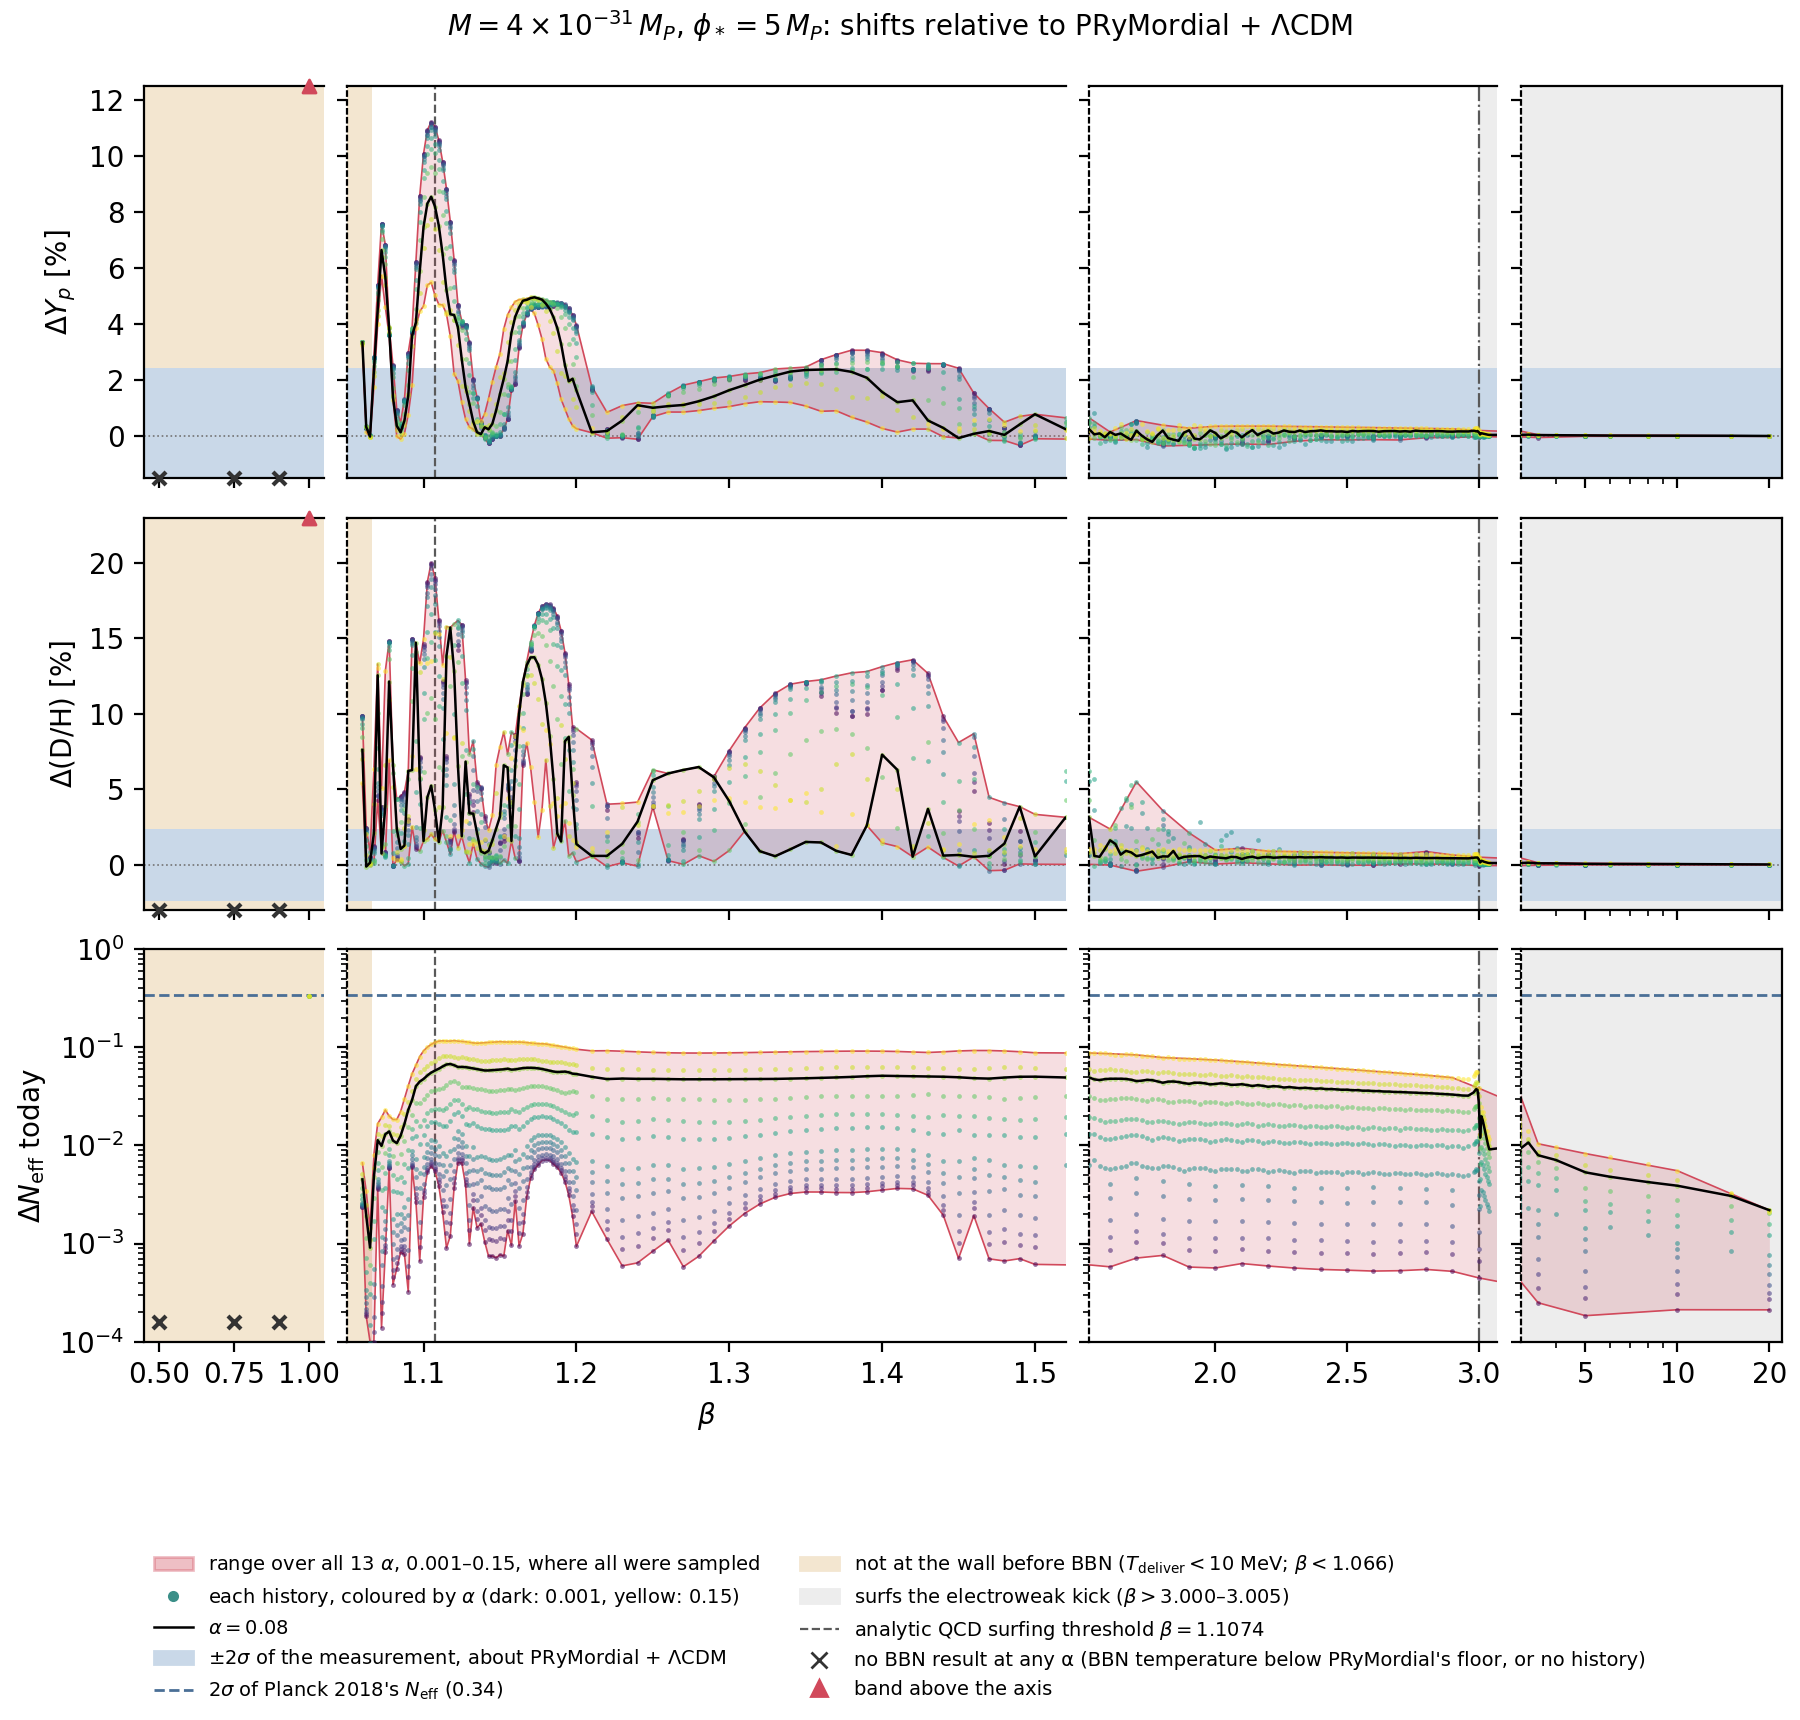

Reproduce this figure in Python.
"""
Figure 6 of the 2026.8.0 science run: the shifts in Y_p and D/H, and Delta N_eff, against beta at the
laboratory mass M = 4e-31 M_P, with a band spanning every sampled alpha.

    ./venv/bin/python science-runs/2026-11-01-science-2026.8.0/fig6/fig6.py

Reads only inputs/histories.csv beside this file (a copy of plot_by_beta.py's output on the main
store) and ../registry/stores/science-2026.8.0.manifest.json (the store's fingerprint). Writes
fig6.pdf, fig6.png and fig6.provenance.json beside this file. Needs no Ray and no store.

The shifts are relative to PRyMordial + LambdaCDM: PRyMordial with rho_NP = 0, at the same version,
flags and small network as each history's BBN (ComputeTargets.BBNData.compute_SM_baseline). The
tests are differential and two-sided (the user's ruling of 2026-11-01): a history's shift
relative to that baseline must lie within twice the
measurement's relative 1-sigma precision, |dY_p| <= 2 x 0.003/0.245 (PDG 2024) and
|d(D/H)| <= 2 x 0.030/2.527 (Cooke et al. 2018), observational errors only. Delta N_eff today is
drawn against the same 2-sigma width of Planck 2018's N_eff, 2 x 0.17.
"""

import hashlib
import json
import subprocess
from pathlib import Path

import matplotlib

matplotlib.use("Agg")
import matplotlib.pyplot as plt
import numpy as np
import pandas as pd

HERE = Path(__file__).resolve().parent
INPUT = HERE / "inputs" / "histories.csv"
SIDECAR = HERE.parent / "registry" / "stores" / "science-2026.8.0.manifest.json"

M_LAB = 4e-31
ALPHA_LINE = 0.08  # the one-loop estimate at laboratory M (inelastic-reflection README section 8.0)
BETA_QCD = 1.1074  # the analytic QCD surfing threshold
EW_BRACKET = (3.000, 3.005)  # where the delivery temperature jumps at laboratory M (this run)
T_WALL_GEV = 1e-2  # a history delivered below 10 MeV has not reached the wall before BBN

YP_OBS, YP_SIG = 0.245, 0.003  # PDG 2024
DH_OBS, DH_SIG = 2.527, 0.030  # Cooke et al. 2018, in 1e-5
NEFF_SIG = 0.17  # Planck 2018, TT,TE,EE+lowE+lensing+BAO
TOL = {
    "dYp": 100 * 2 * YP_SIG / YP_OBS,
    "dDH": 100 * 2 * DH_SIG / DH_OBS,
    "dNeff": 2 * NEFF_SIG,
}

COLUMNS = [  # (x range, scale, width ratio)
    ((0.45, 1.05), "linear", 0.55),
    ((1.05, 1.52), "linear", 2.2),
    ((1.52, 3.07), "linear", 1.25),
    ((3.07, 22.0), "log", 0.8),
]
ROWS = [  # (column, axis label, y range, scale)
    ("dYp", r"$\Delta Y_p$ [%]", (-1.5, 12.5), "linear"),
    ("dDH", r"$\Delta(\mathrm{D/H})$ [%]", (-3.0, 23.0), "linear"),
    ("dNeff", r"$\Delta N_{\rm eff}$ today", (1e-4, 1.0), "log"),
]


def sha256(path: Path) -> str:
    return hashlib.sha256(path.read_bytes()).hexdigest()


def git(*args) -> str:
    return subprocess.run(
        ["git", *args], cwd=HERE, capture_output=True, text=True, check=True
    ).stdout.strip()


def load() -> pd.DataFrame:
    H = pd.read_csv(INPUT)
    H = H[np.isclose(H.M_Mp, M_LAB, rtol=1e-9, atol=0.0) & (H.alpha > 0)].copy()
    H["stored"] = ~H.failure_reasons.fillna("").str.startswith("no ScalarHistory")
    H = H[H.stored]
    H["ok"] = H.failure_reasons.isna() & H.Yp_BBN.notna()
    H["dYp"] = 100 * H.delta_Yp
    H["dDH"] = 100 * H.delta_D_over_H
    H["dNeff"] = H.Delta_N_eff_today
    return H


def band(H: pd.DataFrame, col: str) -> pd.DataFrame:
    """
    The range over alpha at each beta where every alpha of the run was sampled (13: the main grid
    and the low grid). Blocks A and A2 sampled the window 1.06-1.50 and a sparse grid above it at
    all 13; the rest of A's beta at the main 7 only. A band through both would saw between them,
    so those beta are drawn as points only.
    """
    ok = H[H.ok]
    n_run = H.groupby("beta").alpha.nunique()
    full = n_run[n_run == n_run.max()].index
    g = ok[ok.beta.isin(full)].groupby("beta")[col]
    return pd.DataFrame({"lo": g.min(), "hi": g.max(), "n": g.size()})


def main():
    H = load()
    ok = H[H.ok]
    nobbn = sorted(set(H.beta) - set(ok.beta))  # stored, but no alpha has a BBN result
    td = ok.groupby("beta").T_deliver_GeV.first()
    b_wall = 0.5 * (td[td < T_WALL_GEV].index.max() + td[td >= T_WALL_GEV].index.min())
    n_alpha = ok.groupby("beta").alpha.nunique()

    fig = plt.figure(figsize=(9.0, 8.6))
    gs = fig.add_gridspec(
        len(ROWS), len(COLUMNS), width_ratios=[c[2] for c in COLUMNS], wspace=0.06, hspace=0.1
    )
    cmap = plt.get_cmap("viridis")
    alphas = sorted(ok.alpha.unique())
    colour = {a: cmap(i / (len(alphas) - 1)) for i, a in enumerate(alphas)}

    for i, (col, ylabel, ylim, yscale) in enumerate(ROWS):
        B = band(H, col)
        for j, (xlim, xscale, _) in enumerate(COLUMNS):
            A = fig.add_subplot(gs[i, j])
            A.set_xscale(xscale)
            A.set_yscale(yscale)
            A.set_xlim(*xlim)
            A.set_ylim(*ylim)

            # the regions
            A.axvspan(0.0, b_wall, color="#f3e6d0", zorder=0, lw=0)
            A.axvspan(EW_BRACKET[0] + 0.5 * (EW_BRACKET[1] - EW_BRACKET[0]), 100, color="0.93", zorder=0, lw=0)
            A.axvline(BETA_QCD, color="0.35", ls="--", lw=0.8, zorder=1)
            A.axvline(0.5 * sum(EW_BRACKET), color="0.35", ls="-.", lw=0.8, zorder=1)

            # the observational tolerance
            if yscale == "linear":
                A.axhspan(-TOL[col], TOL[col], color="#c9d8e8", zorder=0.5, lw=0)
                A.axhline(0, color="0.45", lw=0.6, ls=":")
            else:
                A.axhline(TOL[col], color="#4a6f96", lw=1.0, ls="--", zorder=1)

            # every history, coloured by alpha; the envelope over alpha; the line at alpha = 0.08
            for a in alphas:
                s = ok[ok.alpha == a]
                y = s[col].clip(*ylim) if yscale == "linear" else s[col]
                A.scatter(s.beta, y, s=3, color=colour[a], alpha=0.55, lw=0, zorder=3)
            # one piece: every beta between the band's first and last has a result at some alpha
            A.fill_between(
                B.index, B.lo.clip(*ylim), B.hi.clip(*ylim),
                color="#d1495b", alpha=0.18, lw=0, zorder=2,
            )
            A.plot(B.index, B.lo.clip(*ylim), color="#d1495b", lw=0.6, zorder=2)
            A.plot(B.index, B.hi.clip(*ylim), color="#d1495b", lw=0.6, zorder=2)
            s = ok[np.isclose(ok.alpha, ALPHA_LINE)].set_index("beta").sort_index()
            for start, stop in _runs(s.index.values):
                seg = s.loc[start:stop]
                A.plot(seg.index, seg[col].clip(*ylim), color="black", lw=0.9, zorder=4)

            inside = lambda x: (np.asarray(x) >= xlim[0]) & (np.asarray(x) <= xlim[1])
            # values above the axis, as triangles at its top
            top = ok.groupby("beta")[col].max()
            top = top[(top > ylim[1]) & inside(top.index)]
            A.scatter(top.index, np.full(len(top), ylim[1]), marker="^", s=22, color="#d1495b",
                      clip_on=False, zorder=5)
            # beta with no BBN result at any alpha
            ymark = ylim[0] if yscale == "linear" else 1.6 * ylim[0]
            xs = np.asarray(nobbn)[inside(nobbn)]
            A.scatter(xs, np.full(len(xs), ymark), marker="x", s=22, color="0.2",
                      clip_on=False, zorder=5)

            if j == 0:
                A.set_ylabel(ylabel)
            else:
                A.tick_params(labelleft=False)
                A.spines["left"].set_linestyle((0, (2, 2)))
            if j < len(COLUMNS) - 1:
                A.spines["right"].set_visible(False)
            if i < len(ROWS) - 1:
                A.tick_params(labelbottom=False)
            else:
                A.set_xlabel(r"$\beta$" if j == 1 else "")
            if xscale == "log":
                A.set_xticks([5, 10, 20])
                A.set_xticklabels(["5", "10", "20"])
                A.xaxis.set_minor_formatter(matplotlib.ticker.NullFormatter())
            if j == 1:
                A.set_xticks([1.1, 1.2, 1.3, 1.4, 1.5])
            if j == 2:
                A.set_xticks([2.0, 2.5, 3.0])
            if j == 0:
                A.set_xticks([0.5, 0.75, 1.0])

    # the legend, under the figure
    from matplotlib.lines import Line2D
    from matplotlib.patches import Patch

    handles = [
        Patch(color="#d1495b", alpha=0.35, label=r"range over all 13 $\alpha$, 0.001–0.15, where all were sampled"),
        Line2D([], [], marker="o", ms=3, color="#3b8f88", ls="", label=r"each history, coloured by $\alpha$ (dark: 0.001, yellow: 0.15)"),
        Line2D([], [], color="black", lw=0.9, label=rf"$\alpha = {ALPHA_LINE}$"),
        Patch(color="#c9d8e8", label=r"$\pm 2\sigma$ of the measurement, about PRyMordial + $\Lambda$CDM"),
        Line2D([], [], color="#4a6f96", ls="--", lw=1.0, label=rf"$2\sigma$ of Planck 2018's $N_{{\rm eff}}$ ({TOL['dNeff']:.2f})"),
        Patch(color="#f3e6d0", label=rf"not at the wall before BBN ($T_{{\rm deliver}} < 10$ MeV; $\beta < {b_wall:.4g}$)"),
        Patch(color="0.93", label=rf"surfs the electroweak kick ($\beta > {EW_BRACKET[0]:.3f}$–${EW_BRACKET[1]:.3f}$)"),
        Line2D([], [], color="0.35", ls="--", lw=0.8, label=rf"analytic QCD surfing threshold $\beta = {BETA_QCD}$"),
        Line2D([], [], marker="x", color="0.2", ls="", label="no BBN result at any α (BBN temperature below PRyMordial's floor, or no history)"),
        Line2D([], [], marker="^", color="#d1495b", ls="", label="band above the axis"),
    ]
    fig.legend(handles=handles, loc="lower center", ncol=2, fontsize=7, frameon=False,
               bbox_to_anchor=(0.5, 0.0))
    fig.suptitle(
        rf"$M = 4\times10^{{-31}}\,M_P$, $\phi_* = 5\,M_P$: shifts relative to PRyMordial + $\Lambda$CDM",
        fontsize=10, y=0.995,
    )
    fig.subplots_adjust(bottom=0.22, top=0.95, left=0.08, right=0.99)

    head = git("rev-parse", "HEAD")
    # tracked files only: this script's own outputs are new files until they are committed
    dirty = bool(git("status", "--porcelain", "--untracked-files=no"))
    sidecar = json.loads(SIDECAR.read_text())
    meta = {
        "Title": "Figure 6, 2026.8.0 science run",
        "Subject": f"histories.csv sha256 {sha256(INPUT)}; store digest {sidecar['fingerprint']['digest']}; "
        f"git {head}{' (dirty)' if dirty else ''}",
    }
    fig.savefig(HERE / "fig6.pdf", metadata=meta)
    fig.savefig(HERE / "fig6.png", dpi=200)

    provenance = {
        "script": "fig6.py",
        "script_sha256": sha256(Path(__file__)),
        "git_head": head,
        "git_dirty": dirty,
        "input": {"path": "inputs/histories.csv", "sha256": sha256(INPUT)},
        "store": {"name": sidecar["name"], "store_id": sidecar.get("store_id"),
                  "digest": sidecar["fingerprint"]["digest"]},
        "M_Mp": M_LAB,
        "alphas": alphas,
        "tolerances_percent_or_absolute": TOL,
        "beta_wall_edge": b_wall,
        "betas_without_BBN": nobbn,
        "histories_with_yields": int(len(ok)),
        "alpha_count_by_beta": {f"{b:g}": int(n) for b, n in n_alpha.items()},
        "excluded_histories": {
            "dYp": int((ok.dYp.abs() > TOL["dYp"]).sum()),
            "dDH": int((ok.dDH.abs() > TOL["dDH"]).sum()),
            "either": int(((ok.dYp.abs() > TOL["dYp"]) | (ok.dDH.abs() > TOL["dDH"])).sum()),
            "dNeff": int((ok.dNeff.abs() > TOL["dNeff"]).sum()),
        },
    }
    (HERE / "fig6.provenance.json").write_text(json.dumps(provenance, indent=2) + "\n")
    print(json.dumps({k: provenance[k] for k in ("git_head", "git_dirty", "histories_with_yields",
                                                 "beta_wall_edge", "excluded_histories")}, indent=2))


def _runs(betas):
    """The runs of consecutive grid points, so that the band is not drawn across a beta with no
    result: a gap is a step more than three times the median local spacing."""
    b = np.sort(betas)
    if len(b) < 2:
        return [(b[0], b[0])] if len(b) else []
    steps = np.diff(b)
    out, start = [], b[0]
    for k, d in enumerate(steps):
        local = np.median(steps[max(0, k - 3): k + 4])
        if d > 3 * local and d > 0.05:
            out.append((start, b[k]))
            start = b[k + 1]
    out.append((start, b[-1]))
    return out


if __name__ == "__main__":
    main()
